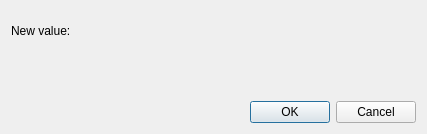
<?xml version="1.0" encoding="UTF-8"?>
<ui version="4.0">
 <class>ChangeValueTextDialog</class>
 <widget class="QDialog" name="ChangeValueTextDialog">
  <property name="geometry">
   <rect>
    <x>0</x>
    <y>0</y>
    <width>427</width>
    <height>134</height>
   </rect>
  </property>
  <property name="maximumSize">
   <size>
    <width>16777215</width>
    <height>16777215</height>
   </size>
  </property>
  <property name="windowTitle">
   <string>Change value(s)</string>
  </property>
  <layout class="QVBoxLayout" name="verticalLayout" stretch="0,0,0">
   <item>
    <layout class="QHBoxLayout" name="horizontalLayout">
     <item>
      <widget class="QLabel" name="label">
       <property name="text">
        <string>New value:</string>
       </property>
      </widget>
     </item>
     <item>
      <spacer name="horizontalSpacer">
       <property name="orientation">
        <enum>Qt::Horizontal</enum>
       </property>
       <property name="sizeHint" stdset="0">
        <size>
         <width>40</width>
         <height>20</height>
        </size>
       </property>
      </spacer>
     </item>
    </layout>
   </item>
   <item>
    <widget class="PhysValueInput" name="ValueEdit" native="true"/>
   </item>
   <item>
    <widget class="QDialogButtonBox" name="buttonBox">
     <property name="orientation">
      <enum>Qt::Horizontal</enum>
     </property>
     <property name="standardButtons">
      <set>QDialogButtonBox::Cancel|QDialogButtonBox::Ok</set>
     </property>
    </widget>
   </item>
  </layout>
  <zorder>ValueEdit</zorder>
 </widget>
 <customwidgets>
  <customwidget>
   <class>PhysValueInput</class>
   <extends>QWidget</extends>
   <header>PhysValueInput.h</header>
   <container>1</container>
   <slots>
    <signal>ValueChanged()</signal>
   </slots>
  </customwidget>
 </customwidgets>
 <resources/>
 <connections>
  <connection>
   <sender>buttonBox</sender>
   <signal>accepted()</signal>
   <receiver>ChangeValueTextDialog</receiver>
   <slot>accept()</slot>
   <hints>
    <hint type="sourcelabel">
     <x>248</x>
     <y>254</y>
    </hint>
    <hint type="destinationlabel">
     <x>157</x>
     <y>274</y>
    </hint>
   </hints>
  </connection>
  <connection>
   <sender>buttonBox</sender>
   <signal>rejected()</signal>
   <receiver>ChangeValueTextDialog</receiver>
   <slot>reject()</slot>
   <hints>
    <hint type="sourcelabel">
     <x>316</x>
     <y>260</y>
    </hint>
    <hint type="destinationlabel">
     <x>286</x>
     <y>274</y>
    </hint>
   </hints>
  </connection>
 </connections>
</ui>
